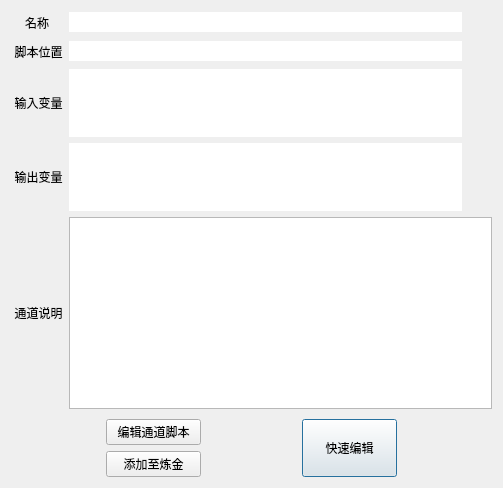
<?xml version="1.0" encoding="UTF-8"?>
<ui version="4.0">
 <class>tools_buttons_tunnel_dialog</class>
 <widget class="QDialog" name="tools_buttons_tunnel_dialog">
  <property name="geometry">
   <rect>
    <x>0</x>
    <y>0</y>
    <width>503</width>
    <height>488</height>
   </rect>
  </property>
  <property name="windowTitle">
   <string>通道详情</string>
  </property>
  <layout class="QGridLayout" name="gridLayout_4">
   <item row="4" column="0">
    <layout class="QGridLayout" name="gridLayout_3">
     <item row="2" column="1">
      <spacer name="horizontalSpacer_3">
       <property name="orientation">
        <enum>Qt::Horizontal</enum>
       </property>
       <property name="sizeHint" stdset="0">
        <size>
         <width>40</width>
         <height>20</height>
        </size>
       </property>
      </spacer>
     </item>
     <item row="1" column="1">
      <spacer name="horizontalSpacer_2">
       <property name="orientation">
        <enum>Qt::Horizontal</enum>
       </property>
       <property name="sizeHint" stdset="0">
        <size>
         <width>40</width>
         <height>20</height>
        </size>
       </property>
      </spacer>
     </item>
     <item row="1" column="5">
      <spacer name="horizontalSpacer">
       <property name="orientation">
        <enum>Qt::Horizontal</enum>
       </property>
       <property name="sizeHint" stdset="0">
        <size>
         <width>40</width>
         <height>20</height>
        </size>
       </property>
      </spacer>
     </item>
     <item row="2" column="5">
      <spacer name="horizontalSpacer_4">
       <property name="orientation">
        <enum>Qt::Horizontal</enum>
       </property>
       <property name="sizeHint" stdset="0">
        <size>
         <width>40</width>
         <height>20</height>
        </size>
       </property>
      </spacer>
     </item>
     <item row="1" column="3">
      <spacer name="horizontalSpacer_5">
       <property name="orientation">
        <enum>Qt::Horizontal</enum>
       </property>
       <property name="sizeHint" stdset="0">
        <size>
         <width>40</width>
         <height>20</height>
        </size>
       </property>
      </spacer>
     </item>
     <item row="2" column="3">
      <spacer name="verticalSpacer">
       <property name="orientation">
        <enum>Qt::Vertical</enum>
       </property>
       <property name="sizeHint" stdset="0">
        <size>
         <width>20</width>
         <height>40</height>
        </size>
       </property>
      </spacer>
     </item>
     <item row="1" column="4" rowspan="2">
      <widget class="QPushButton" name="button_editall">
       <property name="sizePolicy">
        <sizepolicy hsizetype="Expanding" vsizetype="Expanding">
         <horstretch>0</horstretch>
         <verstretch>0</verstretch>
        </sizepolicy>
       </property>
       <property name="text">
        <string>快速编辑</string>
       </property>
      </widget>
     </item>
     <item row="2" column="2">
      <widget class="QPushButton" name="button_add_to_selected">
       <property name="sizePolicy">
        <sizepolicy hsizetype="Expanding" vsizetype="Expanding">
         <horstretch>0</horstretch>
         <verstretch>0</verstretch>
        </sizepolicy>
       </property>
       <property name="text">
        <string>添加至炼金</string>
       </property>
      </widget>
     </item>
     <item row="1" column="2">
      <widget class="QPushButton" name="button_edit_script">
       <property name="text">
        <string>编辑通道脚本</string>
       </property>
      </widget>
     </item>
    </layout>
   </item>
   <item row="0" column="0">
    <layout class="QGridLayout" name="gridLayout">
     <item row="0" column="0">
      <widget class="QLabel" name="label_name">
       <property name="text">
        <string>名称</string>
       </property>
       <property name="alignment">
        <set>Qt::AlignCenter</set>
       </property>
      </widget>
     </item>
     <item row="0" column="1">
      <widget class="QLineEdit" name="lineEdit_name">
       <property name="text">
        <string/>
       </property>
       <property name="frame">
        <bool>false</bool>
       </property>
       <property name="readOnly">
        <bool>true</bool>
       </property>
      </widget>
     </item>
     <item row="0" column="2">
      <widget class="QToolButton" name="button_name">
       <property name="sizePolicy">
        <sizepolicy hsizetype="Fixed" vsizetype="Expanding">
         <horstretch>0</horstretch>
         <verstretch>0</verstretch>
        </sizepolicy>
       </property>
       <property name="text">
        <string/>
       </property>
       <property name="autoRaise">
        <bool>true</bool>
       </property>
      </widget>
     </item>
     <item row="1" column="0">
      <widget class="QLabel" name="label_position">
       <property name="text">
        <string> 脚本位置</string>
       </property>
       <property name="alignment">
        <set>Qt::AlignCenter</set>
       </property>
      </widget>
     </item>
     <item row="1" column="1">
      <widget class="QLineEdit" name="lineEdit_position">
       <property name="text">
        <string/>
       </property>
       <property name="frame">
        <bool>false</bool>
       </property>
       <property name="readOnly">
        <bool>true</bool>
       </property>
      </widget>
     </item>
     <item row="1" column="2">
      <widget class="QToolButton" name="button_position">
       <property name="sizePolicy">
        <sizepolicy hsizetype="Fixed" vsizetype="Expanding">
         <horstretch>0</horstretch>
         <verstretch>0</verstretch>
        </sizepolicy>
       </property>
       <property name="text">
        <string/>
       </property>
       <property name="autoRaise">
        <bool>true</bool>
       </property>
      </widget>
     </item>
    </layout>
   </item>
   <item row="2" column="0">
    <layout class="QHBoxLayout" name="horizontalLayout_2">
     <item>
      <widget class="QLabel" name="label_introduction">
       <property name="text">
        <string> 通道说明</string>
       </property>
       <property name="alignment">
        <set>Qt::AlignCenter</set>
       </property>
      </widget>
     </item>
     <item>
      <widget class="QPlainTextEdit" name="plainTextEdit_introduction">
       <property name="sizePolicy">
        <sizepolicy hsizetype="Expanding" vsizetype="Fixed">
         <horstretch>0</horstretch>
         <verstretch>0</verstretch>
        </sizepolicy>
       </property>
       <property name="readOnly">
        <bool>true</bool>
       </property>
      </widget>
     </item>
    </layout>
   </item>
   <item row="1" column="0">
    <layout class="QGridLayout" name="gridLayout_2">
     <item row="4" column="3">
      <widget class="QToolButton" name="button_deloutput">
       <property name="sizePolicy">
        <sizepolicy hsizetype="Fixed" vsizetype="Fixed">
         <horstretch>0</horstretch>
         <verstretch>0</verstretch>
        </sizepolicy>
       </property>
       <property name="text">
        <string/>
       </property>
       <property name="autoRaise">
        <bool>true</bool>
       </property>
      </widget>
     </item>
     <item row="3" column="3">
      <widget class="QToolButton" name="button_addoutput">
       <property name="sizePolicy">
        <sizepolicy hsizetype="Fixed" vsizetype="Fixed">
         <horstretch>0</horstretch>
         <verstretch>0</verstretch>
        </sizepolicy>
       </property>
       <property name="text">
        <string/>
       </property>
       <property name="autoRaise">
        <bool>true</bool>
       </property>
      </widget>
     </item>
     <item row="3" column="0" rowspan="2">
      <widget class="QLabel" name="label_output">
       <property name="sizePolicy">
        <sizepolicy hsizetype="Minimum" vsizetype="Preferred">
         <horstretch>0</horstretch>
         <verstretch>0</verstretch>
        </sizepolicy>
       </property>
       <property name="text">
        <string> 输出变量</string>
       </property>
       <property name="alignment">
        <set>Qt::AlignCenter</set>
       </property>
      </widget>
     </item>
     <item row="0" column="1" rowspan="2">
      <widget class="QListWidget" name="list_input">
       <property name="sizePolicy">
        <sizepolicy hsizetype="Expanding" vsizetype="Maximum">
         <horstretch>0</horstretch>
         <verstretch>0</verstretch>
        </sizepolicy>
       </property>
       <property name="frameShape">
        <enum>QFrame::NoFrame</enum>
       </property>
       <property name="frameShadow">
        <enum>QFrame::Plain</enum>
       </property>
       <property name="sortingEnabled">
        <bool>false</bool>
       </property>
      </widget>
     </item>
     <item row="3" column="1" rowspan="2">
      <widget class="QListWidget" name="list_output">
       <property name="sizePolicy">
        <sizepolicy hsizetype="Expanding" vsizetype="Maximum">
         <horstretch>0</horstretch>
         <verstretch>0</verstretch>
        </sizepolicy>
       </property>
       <property name="frameShape">
        <enum>QFrame::NoFrame</enum>
       </property>
       <property name="frameShadow">
        <enum>QFrame::Plain</enum>
       </property>
       <property name="sortingEnabled">
        <bool>false</bool>
       </property>
      </widget>
     </item>
     <item row="0" column="0" rowspan="2">
      <widget class="QLabel" name="label_input">
       <property name="sizePolicy">
        <sizepolicy hsizetype="Minimum" vsizetype="Preferred">
         <horstretch>0</horstretch>
         <verstretch>0</verstretch>
        </sizepolicy>
       </property>
       <property name="text">
        <string> 输入变量</string>
       </property>
       <property name="alignment">
        <set>Qt::AlignCenter</set>
       </property>
      </widget>
     </item>
     <item row="1" column="3">
      <widget class="QToolButton" name="button_delinput">
       <property name="sizePolicy">
        <sizepolicy hsizetype="Fixed" vsizetype="Fixed">
         <horstretch>0</horstretch>
         <verstretch>0</verstretch>
        </sizepolicy>
       </property>
       <property name="text">
        <string/>
       </property>
       <property name="autoRaise">
        <bool>true</bool>
       </property>
      </widget>
     </item>
     <item row="0" column="3">
      <widget class="QToolButton" name="button_addinput">
       <property name="sizePolicy">
        <sizepolicy hsizetype="Fixed" vsizetype="Fixed">
         <horstretch>0</horstretch>
         <verstretch>0</verstretch>
        </sizepolicy>
       </property>
       <property name="text">
        <string/>
       </property>
       <property name="autoRaise">
        <bool>true</bool>
       </property>
      </widget>
     </item>
    </layout>
   </item>
   <item row="3" column="0">
    <spacer name="verticalSpacer_2">
     <property name="orientation">
      <enum>Qt::Vertical</enum>
     </property>
     <property name="sizeHint" stdset="0">
      <size>
       <width>20</width>
       <height>40</height>
      </size>
     </property>
    </spacer>
   </item>
  </layout>
 </widget>
 <resources/>
 <connections/>
</ui>
